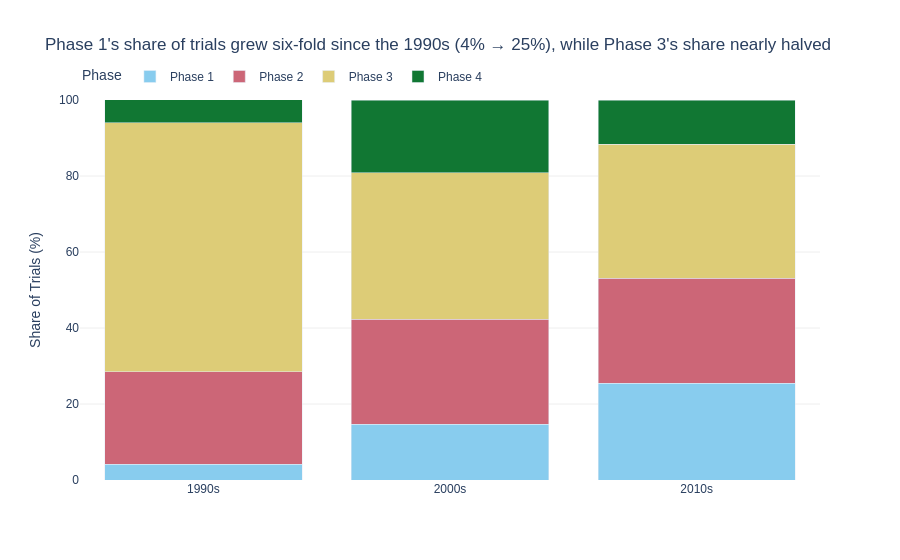

Notebook code for this chart:
### Markdown cell above
---
## Q3 — Has the mix of trial phases shifted over time — is the industry moving toward earlier or later-stage research?

Comparing the 1990s, 2000s, and 2010s only (the 1980s and 2020s have too few trials — 1 and 2 respectively — to be meaningful).

### Code cell
df['decade'] = (df['Start_Year'] // 10 * 10).astype(str) + 's'
q3 = df[df['Phase'].isin(main_phases) & df['decade'].isin(['1990s', '2000s', '2010s'])]
q3_ct = (pd.crosstab(q3['decade'], q3['Phase'], normalize='index') * 100).round(1)[main_phases]
q3_long = q3_ct.reset_index().melt(id_vars='decade', var_name='Phase', value_name='Share')

# BBD CATEGORICAL colour: Plotly's built-in CVD-safe qualitative palette (Okabe-Ito based)
fig3 = px.bar(
    q3_long, x='decade', y='Share', color='Phase', barmode='stack',
    category_orders={'decade': ['1990s', '2000s', '2010s'], 'Phase': main_phases},
    color_discrete_sequence=px.colors.qualitative.Safe,
    labels={'Share': 'Share of Trials (%)', 'decade': ''},
    title="Phase 1's share of trials grew six-fold since the 1990s (4% → 25%), while Phase 3's share nearly halved"
)
fig3.update_layout(plot_bgcolor='white', paper_bgcolor='white', font=dict(family='Arial', size=12),
                   yaxis=dict(gridcolor='#EEEEEE', range=[0, 100]), xaxis=dict(showgrid=False),
                   legend=dict(orientation='h', y=1.1))
fig3.show()

### Figure 1 — Plotly figure (JSON) as saved in the notebook; plotly's stock layout.template omitted (floating-point values rounded to 4 significant figures)
{"data": [{"hovertemplate": "Phase=Phase 1<br>=%{x}<br>Share of Trials (%)=%{y}<extra></extra>", "legendgroup": "Phase 1", "marker": {"color": "rgb(136, 204, 238)", "pattern": {"shape": ""}}, "name": "Phase 1", "orientation": "v", "showlegend": true, "textposition": "auto", "type": "bar", "x": ["1990s", "2000s", "2010s"], "xaxis": "x", "y": [4.1, 14.7, 25.4], "yaxis": "y"}, {"hovertemplate": "Phase=Phase 2<br>=%{x}<br>Share of Trials (%)=%{y}<extra></extra>", "legendgroup": "Phase 2", "marker": {"color": "rgb(204, 102, 119)", "pattern": {"shape": ""}}, "name": "Phase 2", "orientation": "v", "showlegend": true, "textposition": "auto", "type": "bar", "x": ["1990s", "2000s", "2010s"], "xaxis": "x", "y": [24.4, 27.6, 27.7], "yaxis": "y"}, {"hovertemplate": "Phase=Phase 3<br>=%{x}<br>Share of Trials (%)=%{y}<extra></extra>", "legendgroup": "Phase 3", "marker": {"color": "rgb(221, 204, 119)", "pattern": {"shape": ""}}, "name": "Phase 3", "orientation": "v", "showlegend": true, "textposition": "auto", "type": "bar", "x": ["1990s", "2000s", "2010s"], "xaxis": "x", "y": [65.5, 38.6, 35.3], "yaxis": "y"}, {"hovertemplate": "Phase=Phase 4<br>=%{x}<br>Share of Trials (%)=%{y}<extra></extra>", "legendgroup": "Phase 4", "marker": {"color": "rgb(17, 119, 51)", "pattern": {"shape": ""}}, "name": "Phase 4", "orientation": "v", "showlegend": true, "textposition": "auto", "type": "bar", "x": ["1990s", "2000s", "2010s"], "xaxis": "x", "y": [6.1, 19.1, 11.5], "yaxis": "y"}], "layout": {"barmode": "stack", "font": {"family": "Arial", "size": 12}, "legend": {"orientation": "h", "title": {"text": "Phase"}, "tracegroupgap": 0, "y": 1.1}, "paper_bgcolor": "white", "plot_bgcolor": "white", "title": {"text": "Phase 1's share of trials grew six-fold since the 1990s (4% → 25%), while Phase 3's share nearly halved"}, "xaxis": {"anchor": "y", "categoryarray": ["1990s", "2000s", "2010s"], "categoryorder": "array", "domain": [0, 1], "showgrid": false, "title": {"text": ""}}, "yaxis": {"anchor": "x", "domain": [0, 1], "gridcolor": "#EEEEEE", "range": [0, 100], "title": {"text": "Share of Trials (%)"}}}}
